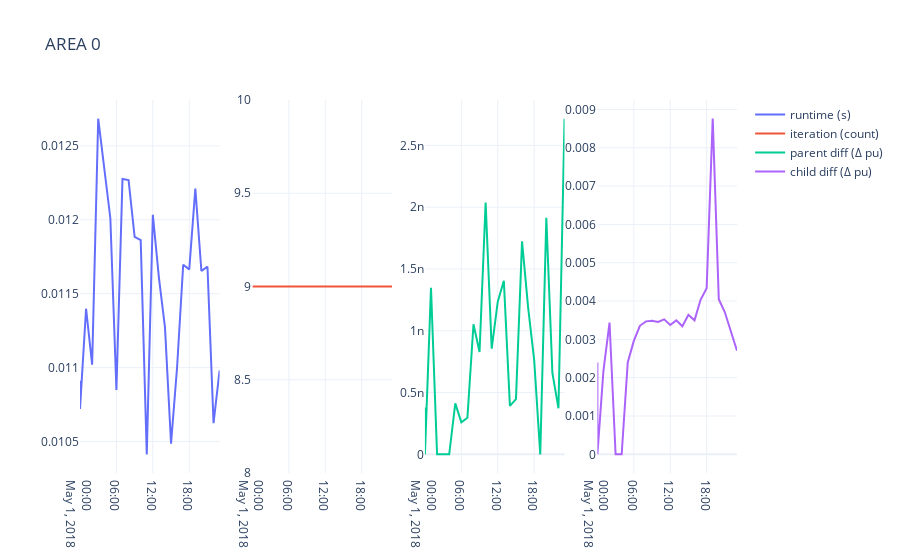
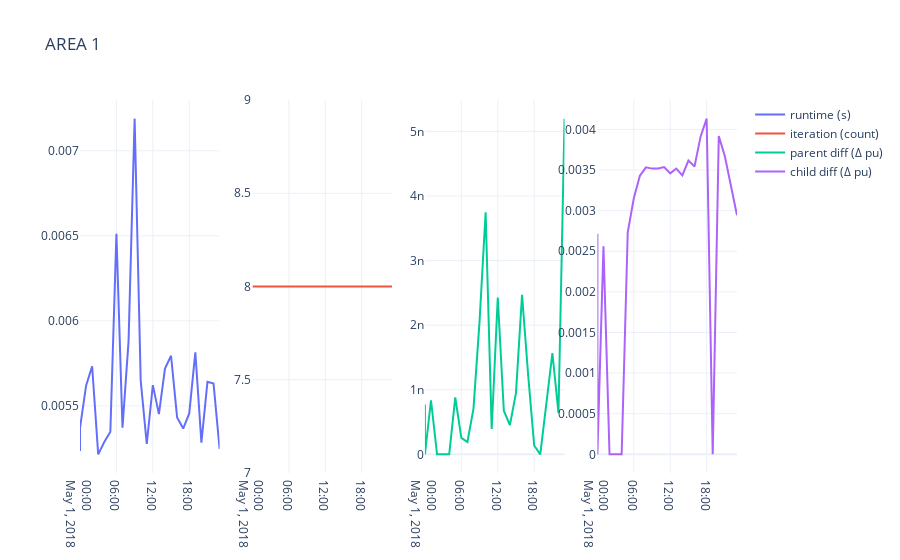
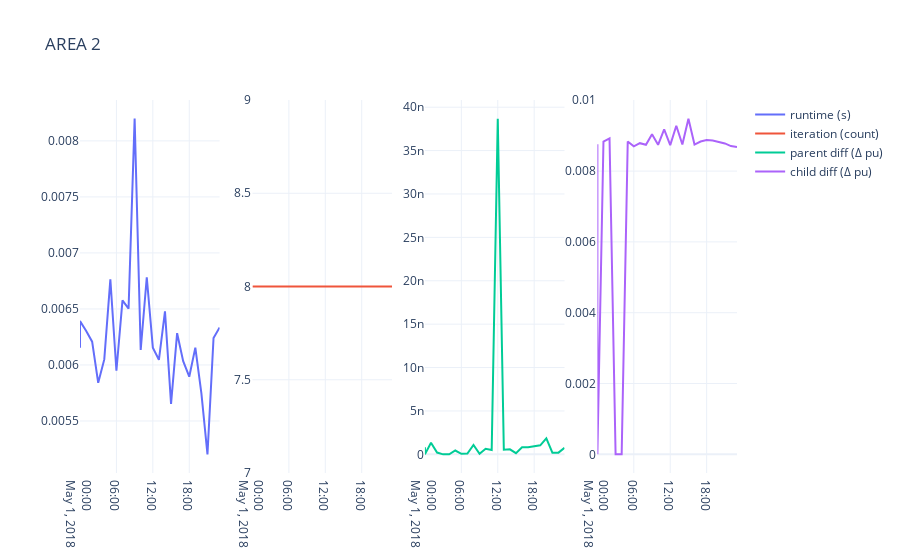
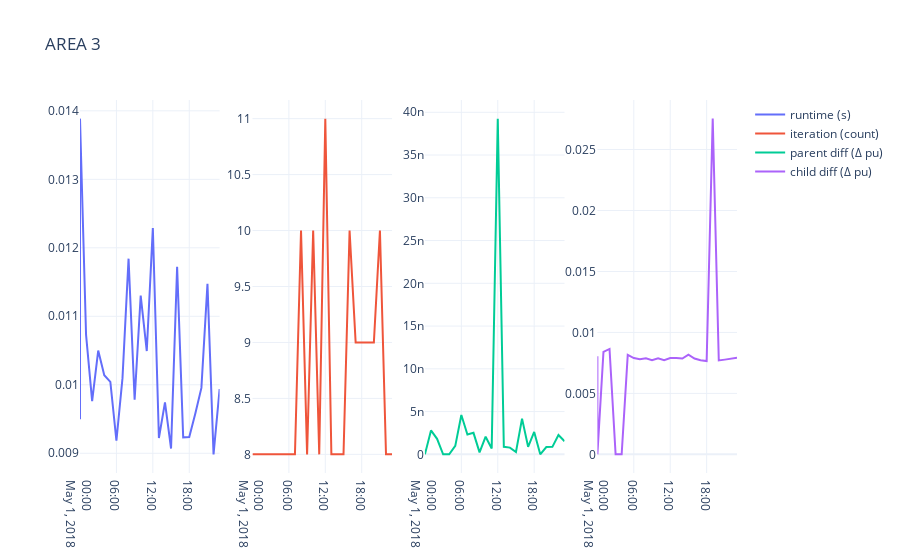

Notebook cell for these charts, in order:
### Code cell
for idx in range(5):
    # read data
    stats = feather.read_feather(f"{output}/solver_stats_admm_{idx}.feather")
    stats["time"] = pd.to_datetime(stats["time"], format="%Y-%m-%d %H:%M:%S")
    stats.set_index("time", inplace=True)

    fig = make_subplots(rows=1, cols=4,shared_xaxes=True)
    fig.add_trace(go.Scatter(name="runtime (s)", x=stats.index, y=stats.solve_time, mode="lines"), row=1, col=1)
    fig.add_trace(go.Scatter(name="iteration (count)", x=stats.index, y=stats.num_iters, mode="lines"), row=1, col=2)
    fig.add_trace(go.Scatter(name="parent diff (\u0394 pu)", x=stats.index, y=stats.sdn, mode="lines"), row=1, col=3)
    fig.add_trace(go.Scatter(name="child diff (\u0394 pu)", x=stats.index, y=stats.vup, mode="lines"), row=1, col=4)
    fig.update_layout(template="plotly_white", title=f"AREA {idx}")
    fig.show()
